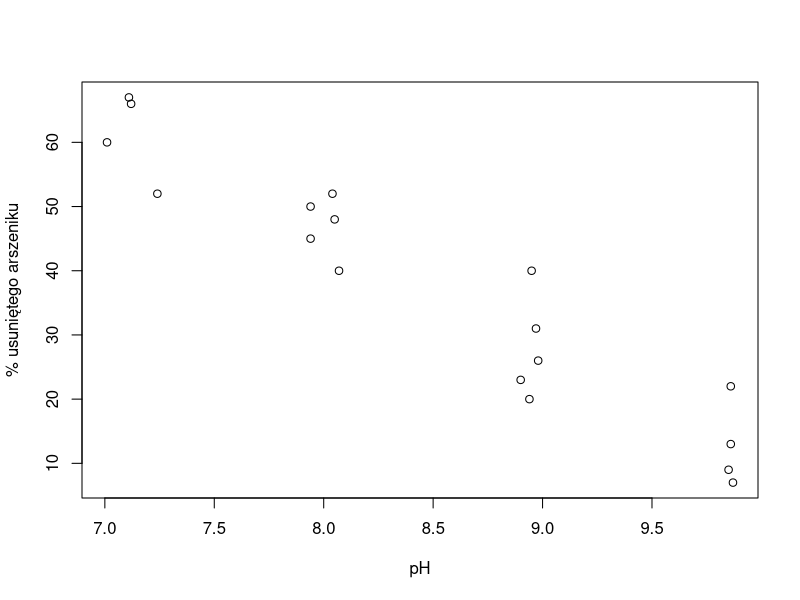

Recreate this plot in R.
# Wczytanie danych
data <- read.csv("lab_7/Reg_arszenik.csv", sep=";", dec=",")
x <- data$pH
y <- data$arszenik

# a) Wykres
plot(x, y, xlab="pH", ylab="% usuniętego arszeniku")

# b) Kowariancja i korelacja
cov(x,y)  # -18.32
cor(x,y)  # -0.95

# c) Model regresji
model <- lm(y ~ x)
# y = 190.27 - 18.03x
model

# d) Zmiana przy wzroście pH o 1
coef(model)[2]  # -18.03

# e,f) Przewidywania
predict(model, newdata=data.frame(x=c(7.5, 9)))

# g) R²
summary(model)$r.squared  # 0.90

# h) Test istotności (α=0.01)
summary_model <- summary(model)
f_stat <- summary_model$fstatistic[1]  # F = 149.7
p_val <- pf(f_stat, 1, length(x)-2, lower.tail=FALSE)  # p ≈ 0

if(p_val < 0.01) print("Odrzucamy H0") else print("Brak podstaw do odrzucenia H0")


# Test istotności:
# H0: brak zależności liniowej
# H1: istnieje zależność liniowa
# p < 0.01 → odrzucamy H0, istnieje silna ujemna zależność między pH a ilością usuniętego arszeniku